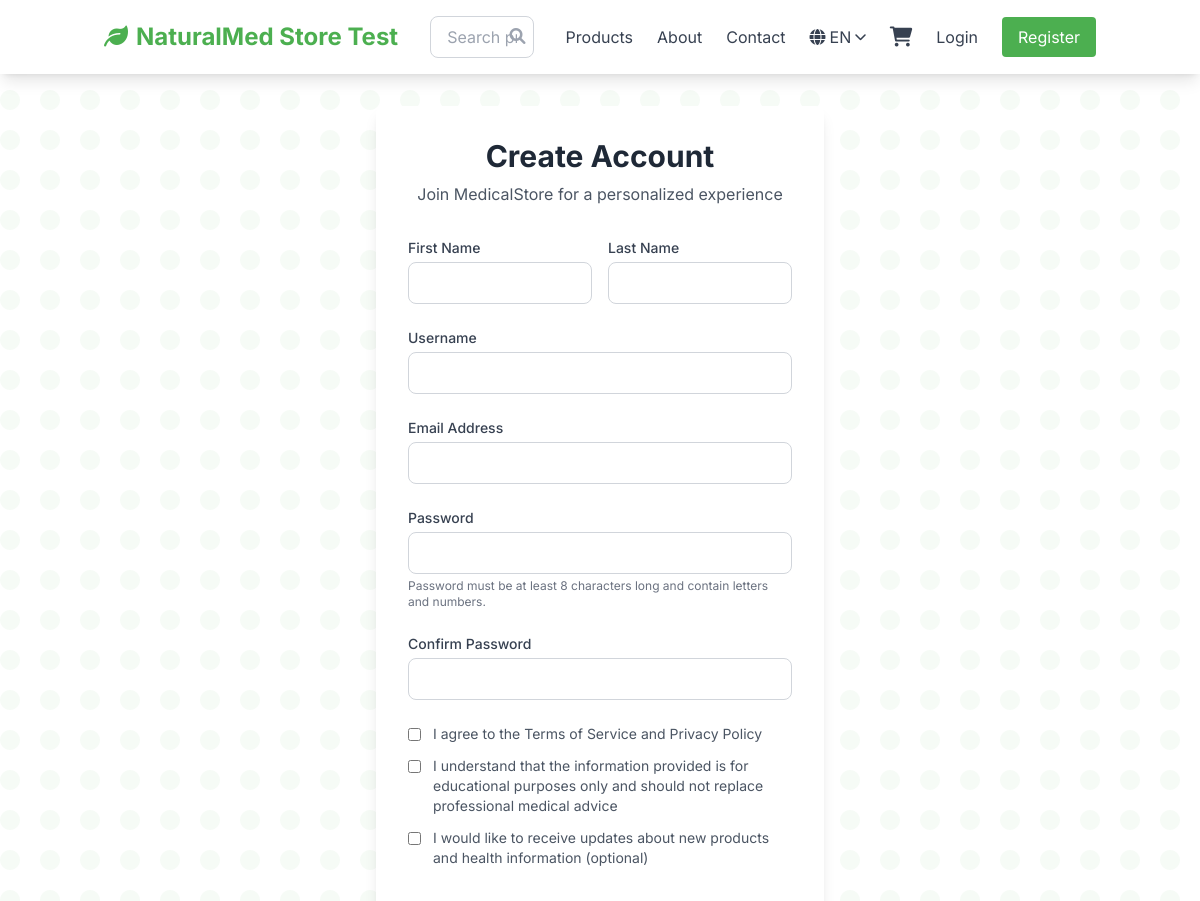
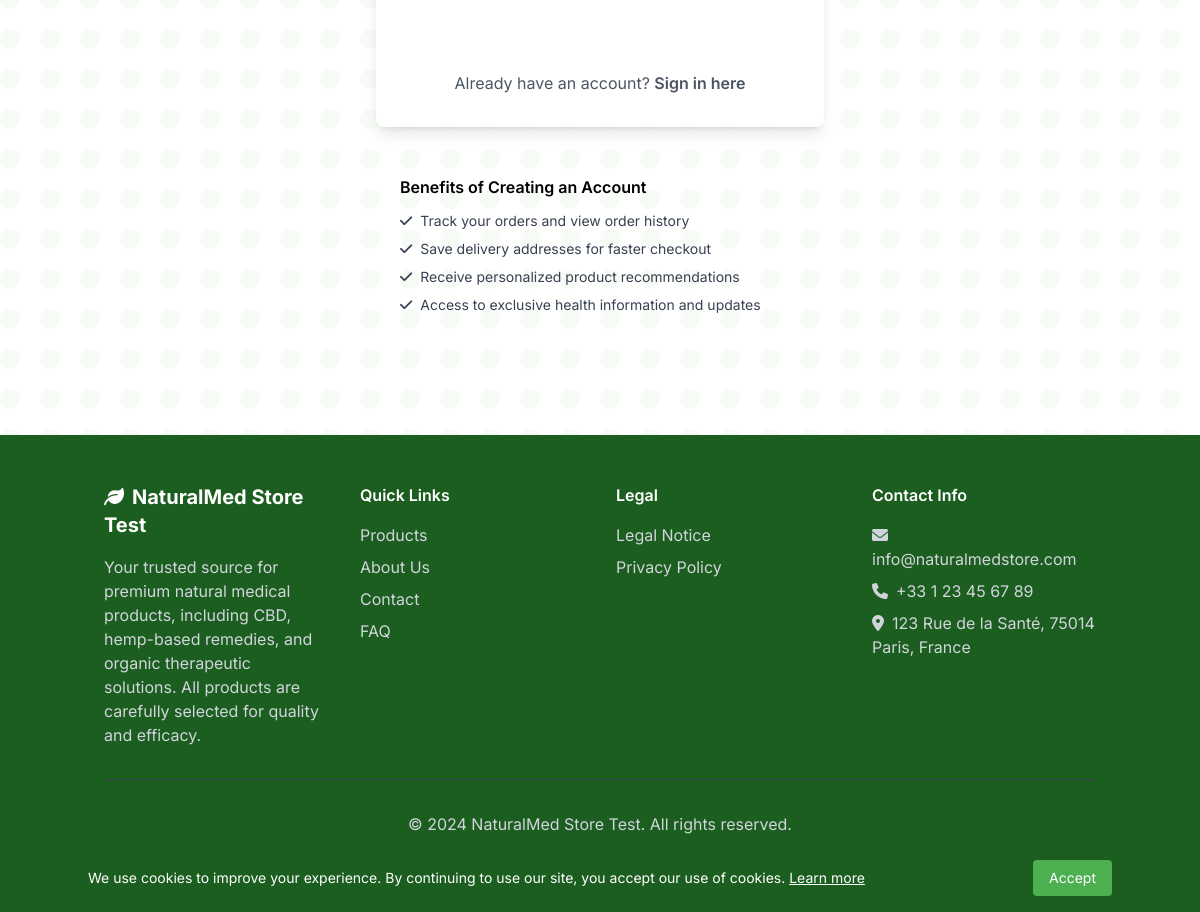
Page /accounts/register/ on the committed database (2 pictures, top to bottom).
### pages/models.py (models this page shows, shortened)
class SiteSettings(models.Model):
    site_name = models.CharField(_('Site Name'), max_length=100, default='GreenMed Store')
    tagline = models.CharField(_('Tagline'), max_length=200, default='Premium Natural Medical Products')
    email = models.EmailField(_('Email'), default='info@greenmedstore.com')
    phone = models.CharField(_('Phone'), max_length=20, default='+33 1 23 45 67 89')
    address = models.TextField(_('Address'), default='Paris, France')
    facebook_url = models.URLField(_('Facebook URL'), blank=True)
    twitter_url = models.URLField(_('Twitter URL'), blank=True)
    instagram_url = models.URLField(_('Instagram URL'), blank=True)
    business_hours = models.TextField(_('Business Hours'), default='Mon-Fri: 9:00-18:00\nSat: 10:00-16:00\nSun: Closed')
    about_text = models.TextField(_('About Text'), default='We specialize in premium natural medical products derived from organic sources.')
    privacy_policy = models.TextField(_('Privacy Policy'), blank=True)
    terms_of_service = models.TextField(_('Terms of Service'), blank=True)
    class Meta:
        verbose_name = _('Site Settings')
        verbose_name_plural = _('Site Settings')
    @classmethod
    def get_settings(cls):
        settings, created = cls.objects.get_or_create(pk=1)
        return settings

### accounts/views.py (the view)
# urls.py: path('register/', views.register, name='register'),
def register(request):
    if request.method == 'POST':
        form = UserRegistrationForm(request.POST)
        if form.is_valid():
            user = form.save()
            login(request, user)
            messages.success(request, 'Registration successful!')
            return redirect('pages:home')
    else:
        form = UserRegistrationForm()
    return render(request, 'registration/register.html', {'form': form})

### accounts/forms.py (shortened to what this page needs)
class UserRegistrationForm(UserCreationForm):
    email = forms.EmailField(required=True)
    first_name = forms.CharField(max_length=30, required=True)
    last_name = forms.CharField(max_length=30, required=True)
    class Meta:
        model = User
        fields = ('username', 'first_name', 'last_name', 'email', 'password1', 'password2')
    def __init__(self, *args, **kwargs):
        super().__init__(*args, **kwargs)
        for field in self.fields.values():
            field.widget.attrs.update({
                'class': 'w-full px-4 py-2 border border-gray-300 rounded-lg focus:ring-2 focus:ring-medical-blue focus:border-transparent'
            })

### cart/cart.py (called while the page is built)
    def __len__(self):
        return sum(item['quantity'] for item in self.cart.values())

### cart/context_processors.py (called while the page is built)
def cart(request):
    return {'cart': Cart(request)}

### pages/context_processors.py (called while the page is built)
def site_settings(request):
    return {'site_settings': SiteSettings.get_settings()}

### templates/registration/register.html (shortened to what this page needs)
{% extends 'base.html' %}
{% block content %}
<div class="container mx-auto px-4 py-8">
    <div class="max-w-md mx-auto">
        <div class="bg-white rounded-lg shadow-lg p-8">
            <div class="text-center mb-8">
                <h1 class="text-3xl font-bold text-gray-800 mb-2">Create Account</h1>
                <p class="text-gray-600">Join MedicalStore for a personalized experience</p>
            </div>
            <form method="post" class="space-y-6">
                <div class="grid grid-cols-1 md:grid-cols-2 gap-4">
                    <div>
                        <label for="{{ form.first_name.id_for_label }}" class="block text-sm font-medium text-gray-700 mb-1">
                            First Name
                        </label>
                        {{ form.first_name }}
                    </div>
                    <div>
                        <label for="{{ form.last_name.id_for_label }}" class="block text-sm font-medium text-gray-700 mb-1">
                            Last Name
                        </label>
                        {{ form.last_name }}
                    </div>
                </div>
                <div>
                    <label for="{{ form.username.id_for_label }}" class="block text-sm font-medium text-gray-700 mb-1">
                        Username
                    </label>
                    {{ form.username }}
                </div>
                <div>
                    <label for="{{ form.email.id_for_label }}" class="block text-sm font-medium text-gray-700 mb-1">
                        Email Address
                    </label>
                    {{ form.email }}
                </div>
                <div>
                    <label for="{{ form.password1.id_for_label }}" class="block text-sm font-medium text-gray-700 mb-1">
                        Password
                    </label>
                    {{ form.password1 }}
                    <p class="text-xs text-gray-500 mt-1">
                        Password must be at least 8 characters long and contain letters and numbers.
                    </p>
                </div>
                <div>
                    <label for="{{ form.password2.id_for_label }}" class="block text-sm font-medium text-gray-700 mb-1">
                        Confirm Password
                    </label>
                    {{ form.password2 }}
                </div>
                <div class="space-y-3">
                    <label class="flex items-start">
                        <input type="checkbox" name="terms" required class="mt-1 mr-3">
                        <span class="text-sm text-gray-600">
                            I agree to the <a href="{% url 'pages:legal' %}" class="text-medical-blue hover:text-medical-dark">Terms of Service</a>
                            and <a href="{% url 'pages:privacy' %}" class="text-medical-blue hover:text-medical-dark">Privacy Policy</a>
                        </span>
                    </label>
                    <label class="flex items-start">
                        <input type="checkbox" name="medical_disclaimer" required class="mt-1 mr-3">
                        <span class="text-sm text-gray-600">
                            I understand that the information provided is for educational purposes only and should not replace professional medical advice
                        </span>
                    </label>
                    <label class="flex items-start">
                        <input type="checkbox" name="newsletter" class="mt-1 mr-3">
                        <span class="text-sm text-gray-600">
                            I would like to receive updates about new products and health information (optional)
                        </span>
                    </label>
                </div>
                <button type="submit"
                        class="w-full bg-medical-blue text-white py-3 rounded-lg font-semibold hover:bg-medical-dark transition duration-300">
                </button>
            </form>
            <div class="mt-8 text-center">
                <p class="text-gray-600">
                    Already have an account?
                    <a href="{% url 'login' %}" class="text-medical-blue hover:text-medical-dark font-semibold">
                        Sign in here
                    </a>
                </p>
            </div>
        </div>
        <div class="bg-medical-light rounded-lg p-6 mt-6">
            <h3 class="font-semibold text-medical-dark mb-3">Benefits of Creating an Account</h3>
            <ul class="space-y-2 text-sm text-gray-700">
                <li class="flex items-center">
                    <i class="fas fa-check text-medical-blue mr-2"></i>
                    Track your orders and view order history
                </li>
                <li class="flex items-center">
                    <i class="fas fa-check text-medical-blue mr-2"></i>
                    Save delivery addresses for faster checkout
                </li>
                <li class="flex items-center">
                    <i class="fas fa-check text-medical-blue mr-2"></i>
                    Receive personalized product recommendations
                </li>
                <li class="flex items-center">
                    <i class="fas fa-check text-medical-blue mr-2"></i>
                    Access to exclusive health information and updates
                </li>
            </ul>
        </div>
    </div>
</div>
{% endblock %}

### templates/base.html (shortened to what this page needs)
{% load static %}
{% load i18n %}
<!DOCTYPE html>
<html lang="{{ LANGUAGE_CODE }}">
<head>
    <script src="https://cdn.tailwindcss.com"></script>
    <link rel="stylesheet" href="https://cdnjs.cloudflare.com/ajax/libs/font-awesome/6.0.0/css/all.min.css">
</head>
<body class="bg-white font-sans leaf-pattern text-primary">
    <div id="cookie-consent" class="fixed bottom-0 left-0 right-0 bg-forest-green text-white p-4 z-50 hidden">
        <div class="container mx-auto flex flex-col md:flex-row items-center justify-between">
            <p class="text-sm mb-2 md:mb-0">
                {% trans "We use cookies to improve your experience. By continuing to use our site, you accept our use of cookies." %}
                <a href="{% url 'pages:privacy' %}" class="underline">{% trans "Learn more" %}</a>
            </p>
            <button onclick="acceptCookies()" class="bg-cannabis-green hover:bg-cannabis-dark px-4 py-2 rounded text-sm">
                {% trans "Accept" %}
            </button>
        </div>
    </div>
    <nav class="bg-white shadow-lg sticky top-0 z-40">
        <div class="container mx-auto px-4">
            <div class="flex justify-between items-center py-4">
                <div class="flex items-center">
                    <a href="{% url 'pages:home' %}" class="text-2xl font-bold text-cannabis-green">
                        <i class="fas fa-leaf mr-2"></i>{{ site_settings.site_name }}
                    </a>
                </div>
                <div class="hidden md:flex flex-1 max-w-lg mx-8">
                    <form method="GET" action="{% url 'products:product_list' %}" class="w-full">
                        <div class="relative">
                            <input type="text" name="q" placeholder="{% trans 'Search products...' %}"
                                   value="{{ request.GET.q }}"
                                   class="w-full px-4 py-2 border border-gray-300 rounded-lg focus:ring-2 focus:ring-cannabis-green focus:border-transparent">
                            <button type="submit" class="absolute right-2 top-2 text-gray-400 hover:text-cannabis-green">
                                <i class="fas fa-search"></i>
                            </button>
                        </div>
                    </form>
                </div>
                <div class="flex items-center space-x-6">
                    <a href="{% url 'products:product_list' %}" class="text-gray-700 hover:text-cannabis-green">{% trans "Products" %}</a>
                    <a href="{% url 'pages:about' %}" class="text-gray-700 hover:text-cannabis-green">{% trans "About" %}</a>
                    <a href="{% url 'pages:contact' %}" class="text-gray-700 hover:text-cannabis-green">{% trans "Contact" %}</a>
                    <div class="relative group">
                        <button class="text-gray-700 hover:text-cannabis-green flex items-center">
                            <i class="fas fa-globe mr-1"></i>
                            {{ LANGUAGE_CODE|upper }}
                            <i class="fas fa-chevron-down ml-1 text-xs"></i>
                        </button>
                            {% get_available_languages as LANGUAGES %}
                    </div>
                    <a href="{% url 'cart:cart_detail' %}" class="relative text-gray-700 hover:text-cannabis-green">
                        <i class="fas fa-shopping-cart text-xl"></i>
                    </a>
                    {% if user.is_authenticated %}
                        <div class="relative group">
                            <button class="text-gray-700 hover:text-cannabis-green">
                                <i class="fas fa-user"></i> {{ user.first_name|default:user.username }}
                            </button>
                            <div class="absolute right-0 mt-2 w-48 bg-white rounded-md shadow-lg py-1 hidden group-hover:block">
                                <a href="{% url 'accounts:profile' %}" class="block px-4 py-2 text-sm text-gray-700 hover:bg-cannabis-light">{% trans "Profile" %}</a>
                                <a href="{% url 'orders:order_history' %}" class="block px-4 py-2 text-sm text-gray-700 hover:bg-cannabis-light">{% trans "Order History" %}</a>
                                <a href="{% url 'logout' %}" class="block px-4 py-2 text-sm text-gray-700 hover:bg-cannabis-light">{% trans "Logout" %}</a>
                            </div>
                        </div>
                    {% else %}
                        <a href="{% url 'login' %}" class="text-gray-700 hover:text-cannabis-green">{% trans "Login" %}</a>
                        <a href="{% url 'accounts:register' %}" class="bg-cannabis-green text-white px-4 py-2 rounded hover:bg-cannabis-dark">{% trans "Register" %}</a>
                    {% endif %}
                </div>
            </div>
        </div>
    </nav>
    <main class="text-primary">
        {% block content %}{% endblock %}
    </main>
    <footer class="bg-forest-green text-white mt-16">
        <div class="container mx-auto px-4 py-12">
            <div class="grid grid-cols-1 md:grid-cols-4 gap-8">
                <div>
                    <h3 class="text-xl font-bold mb-4">
                        <i class="fas fa-leaf mr-2"></i>{{ site_settings.site_name }}
                    </h3>
                    <p class="text-gray-300">
                        {{ site_settings.about_text }}
                    </p>
                </div>
                <div>
                    <h4 class="font-semibold mb-4">{% trans "Quick Links" %}</h4>
                    <ul class="space-y-2">
                        <li><a href="{% url 'products:product_list' %}" class="text-gray-300 hover:text-cannabis-light">{% trans "Products" %}</a></li>
                        <li><a href="{% url 'pages:about' %}" class="text-gray-300 hover:text-cannabis-light">{% trans "About Us" %}</a></li>
                        <li><a href="{% url 'pages:contact' %}" class="text-gray-300 hover:text-cannabis-light">{% trans "Contact" %}</a></li>
                        <li><a href="{% url 'pages:faq' %}" class="text-gray-300 hover:text-cannabis-light">{% trans "FAQ" %}</a></li>
                    </ul>
                </div>
                <div>
                    <h4 class="font-semibold mb-4">{% trans "Legal" %}</h4>
                    <ul class="space-y-2">
                        <li><a href="{% url 'pages:legal' %}" class="text-gray-300 hover:text-cannabis-light">{% trans "Legal Notice" %}</a></li>
                        <li><a href="{% url 'pages:privacy' %}" class="text-gray-300 hover:text-cannabis-light">{% trans "Privacy Policy" %}</a></li>
                    </ul>
                </div>
                <div>
                    <h4 class="font-semibold mb-4">{% trans "Contact Info" %}</h4>
                    <ul class="space-y-2 text-gray-300">
                        <li><i class="fas fa-envelope mr-2"></i>{{ site_settings.email }}</li>
                        <li><i class="fas fa-phone mr-2"></i>{{ site_settings.phone }}</li>
                        <li><i class="fas fa-map-marker-alt mr-2"></i>{{ site_settings.address }}</li>
                    </ul>
                </div>
            </div>
            <div class="border-t border-gray-700 mt-8 pt-8 text-center text-gray-300">
                <p>&copy; 2024 {{ site_settings.site_name }}. {% trans "All rights reserved." %}</p>
                <p class="mt-2 text-sm">
                    <strong>{% trans "Medical Disclaimer:" %}</strong> {% trans "The information provided is for educational purposes only and should not replace professional medical advice." %}
                </p>
            </div>
        </div>
    </footer>
</body>
</html>

### templates/base.html (style rules this page uses)
.text-cannabis-green { color: #4CAF50; }

### rows in the picture
SiteSettings: site_name "NaturalMed Store Test", about_text "Your trusted source for premium natural medical products, including CBD, hemp-based remedies, and organic therapeutic solutions. All products are carefully selected for quality and efficacy.", email "info@naturalmedstore.com", phone "+33 1 23 45 67 89", address "123 Rue de la Santé, 75014 Paris, France"

### other values in the picture
{{ LANGUAGE_CODE|upper }} "EN"
